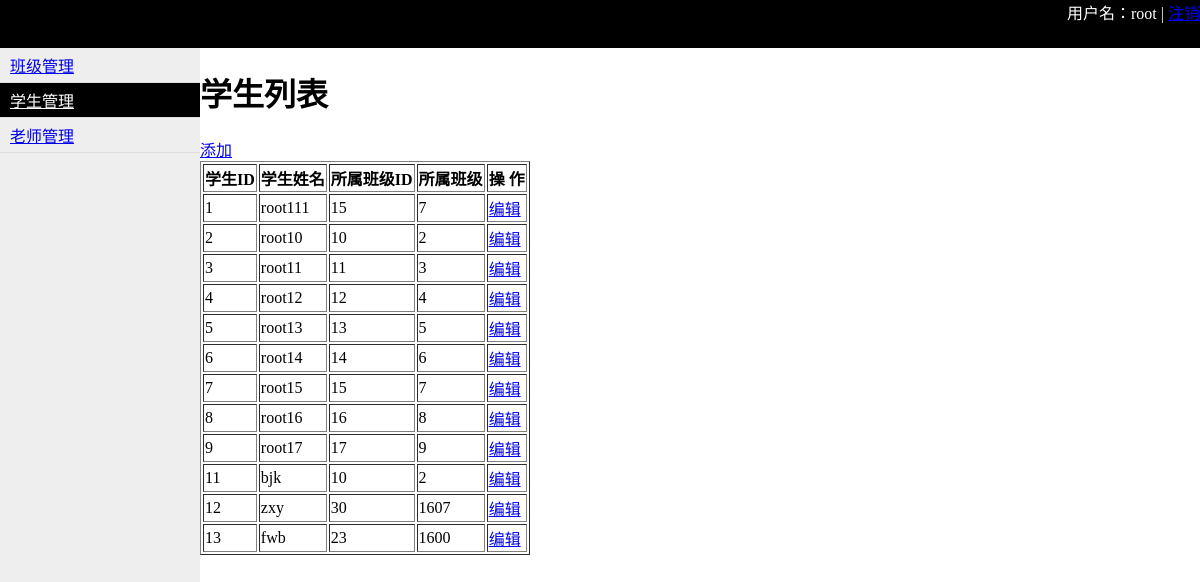
Page /student.html (signed in) on the committed database.
### app01/models.py (models this page shows)
class Student(models.Model):
    name = models.CharField(max_length=32)
    cls = models.ForeignKey('Classes',on_delete=models.CASCADE)

class Classes(models.Model):
    caption = models.CharField(max_length=32)

### app01/views.py (the view)
    def inner(request, *args, **kwargs):
        is_login = request.session.get('is_login')
        if is_login:
            return func(request, *args, **kwargs)
        else:
            return redirect('/login.html')

### app01/views.py (called while the page is built)
def auth(func):
    def inner(request, *args, **kwargs):
        is_login = request.session.get('is_login')
        if is_login:
            return func(request, *args, **kwargs)
        else:
            return redirect('/login.html')
    return inner

@auth
def handle_student(request):
    if request.method == "GET":
        result = models.Student.objects.all()
        current_user = request.session.get('username')
        return render(request, 'student.html', {'username': current_user,'result': result})
    else:
        return redirect('/index.html')

### templates/student.html (shortened to what this page needs)
{% extends "layout.html" %}
{% block content %}
    <h1>学生列表</h1>
    <div>
        <a href="/add_student.html">添加</a>
    </div>
    <table border="1">
        <thead>
            <tr>
                <th>学生ID</th>
                <th>学生姓名</th>
                <th>所属班级ID</th>
                <th>所属班级</th>
                <th> 操 作 </th>
            </tr>
        </thead>
        <tbody>
            {% for row in result %}
                <tr>
                    <td>{{ row.id }}</td>
                    <td>{{ row.name }}</td>
                    <td>{{ row.cls.id }}</td>
                    <td>{{ row.cls.caption }}</td>
                    <td>
                        <a href="/edit_student.html?nid={{ row.id }}">编辑</a>
                    </td>
                </tr>
            {% endfor %}
        </tbody>
    </table>
{% endblock %}

### templates/layout.html (style rules this page uses)
body { margin: 0; }

### rows in the picture
Student: id "1", name "root111", cls.id "15", cls.caption "7"
Student: id "2", name "root10", cls.id "10", cls.caption "2"
Student: id "3", name "root11", cls.id "11", cls.caption "3"
Student: id "4", name "root12", cls.id "12", cls.caption "4"
Student: id "5", name "root13", cls.id "13", cls.caption "5"
Student: id "6", name "root14", cls.id "14", cls.caption "6"
Student: id "7", name "root15", cls.id "15", cls.caption "7"
Student: id "8", name "root16", cls.id "16", cls.caption "8"
Student: id "9", name "root17", cls.id "17", cls.caption "9"
Student: id "11", name "bjk", cls.id "10", cls.caption "2"
Student: id "12", name "zxy", cls.id "30", cls.caption "1607"
Student: id "13", name "fwb", cls.id "23", cls.caption "1600"

### other values in the picture
{{ username }} "root"
